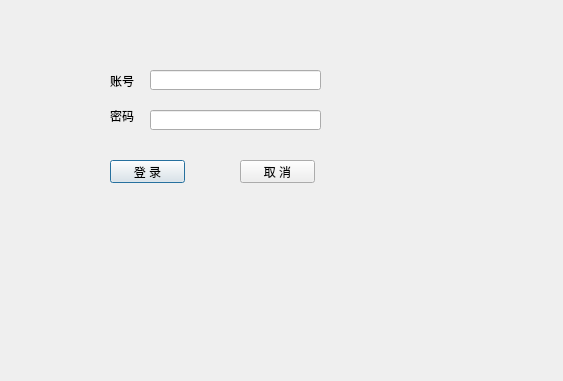
<?xml version="1.0" encoding="UTF-8"?>
<ui version="4.0">
 <class>LoginDialog</class>
 <widget class="QDialog" name="LoginDialog">
  <property name="geometry">
   <rect>
    <x>0</x>
    <y>0</y>
    <width>563</width>
    <height>381</height>
   </rect>
  </property>
  <property name="windowTitle">
   <string>LoginDialog</string>
  </property>
  <widget class="QLabel" name="label">
   <property name="geometry">
    <rect>
     <x>110</x>
     <y>71</y>
     <width>31</width>
     <height>20</height>
    </rect>
   </property>
   <property name="text">
    <string>账号</string>
   </property>
  </widget>
  <widget class="QLabel" name="label_2">
   <property name="geometry">
    <rect>
     <x>110</x>
     <y>110</y>
     <width>24</width>
     <height>12</height>
    </rect>
   </property>
   <property name="text">
    <string>密码</string>
   </property>
  </widget>
  <widget class="QLineEdit" name="accountEdit">
   <property name="geometry">
    <rect>
     <x>150</x>
     <y>70</y>
     <width>171</width>
     <height>20</height>
    </rect>
   </property>
  </widget>
  <widget class="QLineEdit" name="codeEdit">
   <property name="geometry">
    <rect>
     <x>150</x>
     <y>110</y>
     <width>171</width>
     <height>20</height>
    </rect>
   </property>
   <property name="echoMode">
    <enum>QLineEdit::Password</enum>
   </property>
  </widget>
  <widget class="QPushButton" name="loginBtn">
   <property name="geometry">
    <rect>
     <x>110</x>
     <y>160</y>
     <width>75</width>
     <height>23</height>
    </rect>
   </property>
   <property name="text">
    <string>登 录</string>
   </property>
  </widget>
  <widget class="QPushButton" name="cancelBtn">
   <property name="geometry">
    <rect>
     <x>240</x>
     <y>160</y>
     <width>75</width>
     <height>23</height>
    </rect>
   </property>
   <property name="text">
    <string>取 消</string>
   </property>
  </widget>
  <widget class="QLabel" name="imgLabel">
   <property name="geometry">
    <rect>
     <x>0</x>
     <y>0</y>
     <width>431</width>
     <height>261</height>
    </rect>
   </property>
   <property name="text">
    <string/>
   </property>
   <property name="pixmap">
    <pixmap resource="image.qrc">:/login.jpg</pixmap>
   </property>
  </widget>
  <zorder>imgLabel</zorder>
  <zorder>label</zorder>
  <zorder>label_2</zorder>
  <zorder>accountEdit</zorder>
  <zorder>codeEdit</zorder>
  <zorder>loginBtn</zorder>
  <zorder>cancelBtn</zorder>
 </widget>
 <resources>
  <include location="image.qrc"/>
 </resources>
 <connections/>
</ui>
